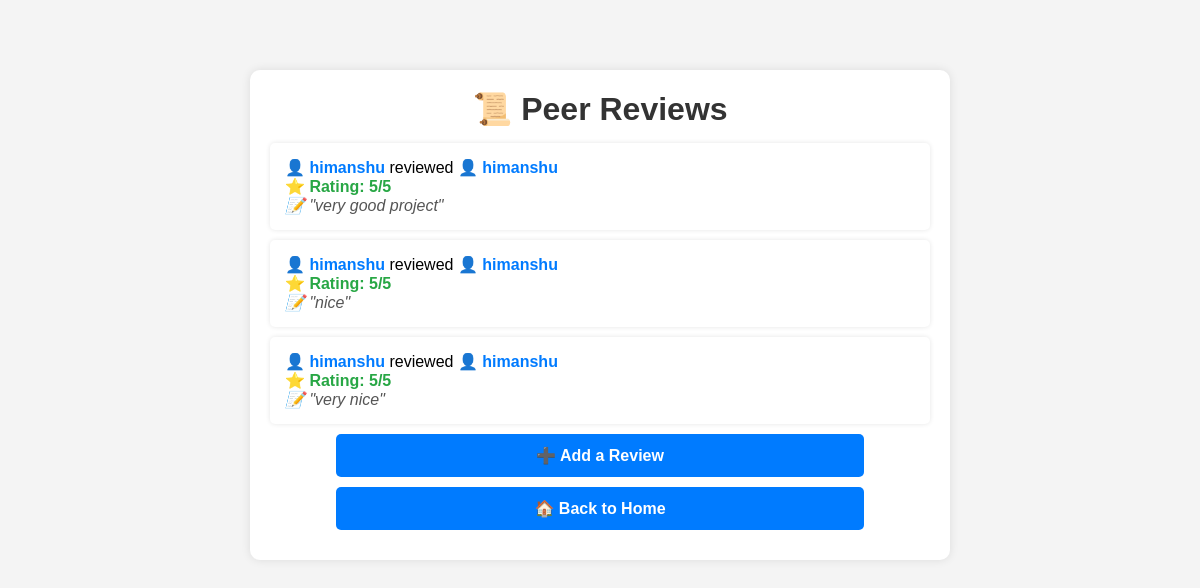
Page /reviews/reviews/ (signed in) on the committed database.
### reviews/models.py (models this page shows, shortened)
class Review(models.Model):
    reviewer = models.ForeignKey(User, on_delete=models.CASCADE, related_name="given_reviews")
    reviewee = models.ForeignKey(User, on_delete=models.CASCADE, related_name="received_reviews")
    feedback = models.TextField()
    rating = models.IntegerField()
    created_at = models.DateTimeField(auto_now_add=True)

### reviews/views.py (the view)
# urls.py: path('reviews/', list_reviews, name='list_reviews'),
@login_required
def list_reviews(request):
    reviews = Review.objects.select_related("reviewer", "reviewee").all()
    return render(request, 'reviews/list_reviews.html', {'reviews': reviews})

### reviews/templates/reviews/list_reviews.html (shortened to what this page needs)
{% load static %}
<!DOCTYPE html>
<html lang="en">
<head>
    <link rel="stylesheet" href="{% static 'reviews/css/styles.css' %}">
</head>
<body>
    <div class="container">
        <h1>📜 Peer Reviews</h1>
        <ul>
            {% for review in reviews %}
                <li>
                    <span class="reviewer">👤 {{ review.reviewer.username }}</span>
                    reviewed
                    <span class="reviewer">👤 {{ review.reviewee.username }}</span>
                    <br>
                    <span class="rating">⭐ Rating: {{ review.rating }}/5</span>
                    <p class="feedback">📝 "{{ review.feedback }}"</p>
                </li>
            {% empty %}
                <li>No reviews available.</li>
            {% endfor %}
        </ul>
        <a href="{% url 'reviews:add_review' %}" class="btn">➕ Add a Review</a>
        <a href="{% url 'reviews:home' %}" class="btn">🏠 Back to Home</a>
    </div>
</body>
</html>

### reviews/static/reviews/css/styles.css (style rules this page uses)
* { margin: 0; padding: 0; box-sizing: border-box; }
body { font-family: Arial, sans-serif; text-align: center; background-color: #f4f4f4; padding: 20px; }
.container { max-width: 700px; margin: auto; background: white; padding: 20px; border-radius: 10px; box-shadow: 0 0 10px rgba(0, 0, 0, 0.1); }
h1 { color: #333; margin-bottom: 15px; }
a { display: inline-block; padding: 10px 15px; background-color: #007bff; color: white; text-decoration: none; border-radius: 5px; font-weight: bold; transition: 0.3s; }
ul { list-style-type: none; padding: 0; width: 100%; }
li { background: #fff; margin: 10px 0; padding: 15px; border-radius: 8px; box-shadow: 0 0 5px rgba(0, 0, 0, 0.1); text-align: left; transition: 0.3s; }
.reviewer { font-weight: bold; color: #007bff; }
.rating { font-weight: bold; color: #28a745; }
.feedback { font-style: italic; color: #555; }

### reviews/templates/reviews/list_reviews.html (style rules this page uses)
body { font-family: Arial, sans-serif; text-align: center; background-color: #f4f4f4; margin: 50px; }
h1 { color: #333; }
.container { max-width: 700px; margin: auto; background: white; padding: 20px; border-radius: 10px; box-shadow: 0 0 10px rgba(0, 0, 0, 0.1); }
ul { list-style-type: none; padding: 0; }
li { background: #fff; margin: 10px 0; padding: 15px; border-radius: 5px; box-shadow: 0 0 5px rgba(0, 0, 0, 0.1); text-align: left; }
.reviewer { font-weight: bold; color: #007bff; }
.rating { font-weight: bold; color: #28a745; }
.feedback { font-style: italic; color: #555; }
.btn { display: block; margin: 10px auto; padding: 12px; width: 80%; background-color: #007bff; color: white; text-decoration: none; font-size: 16px; font-weight: bold; border-radius: 5px; transition: 0.3s; text-align: center; }

### rows in the picture
Review: reviewer.username "himanshu", reviewee.username "himanshu", rating "5", feedback "very good project"
Review: reviewer.username "himanshu", reviewee.username "himanshu", rating "5", feedback "nice"
Review: reviewer.username "himanshu", reviewee.username "himanshu", rating "5", feedback "very nice"
